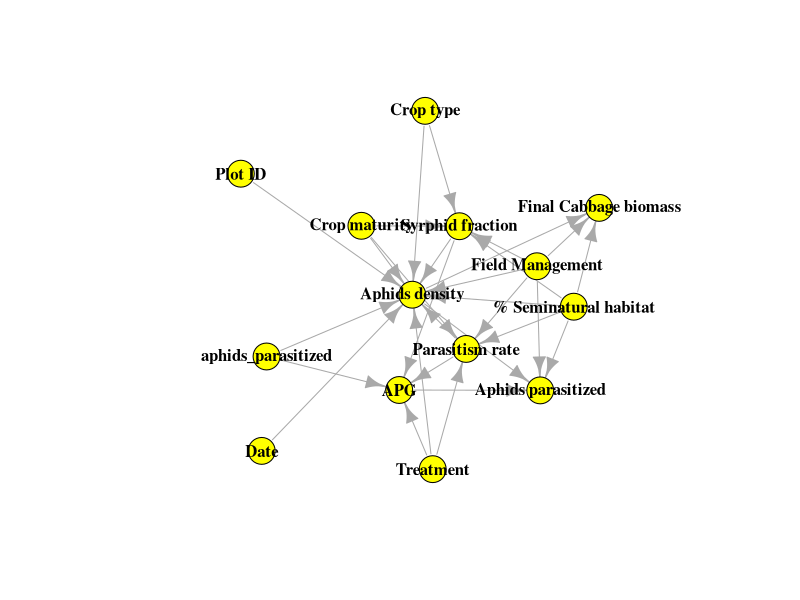
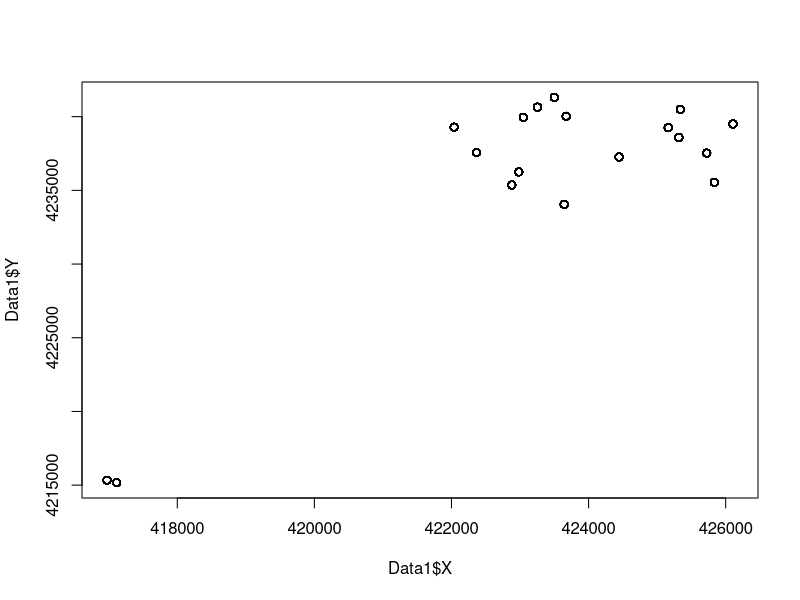
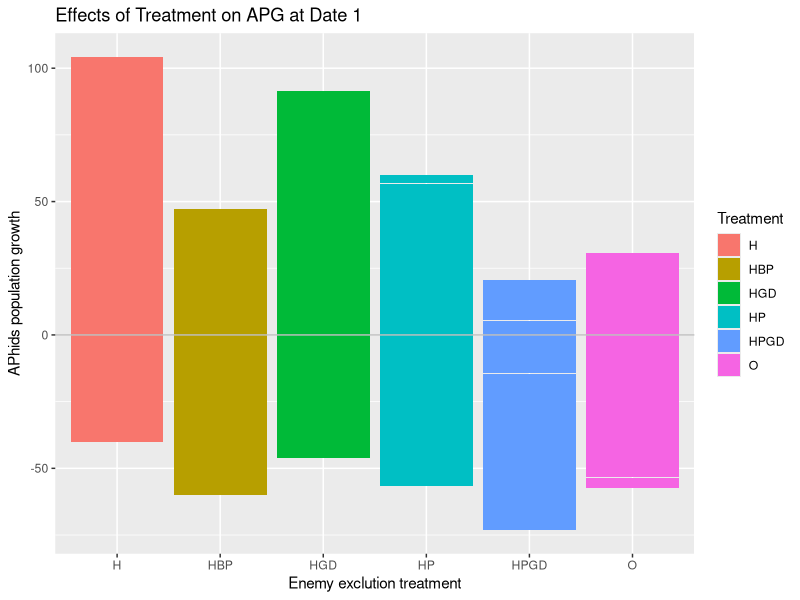
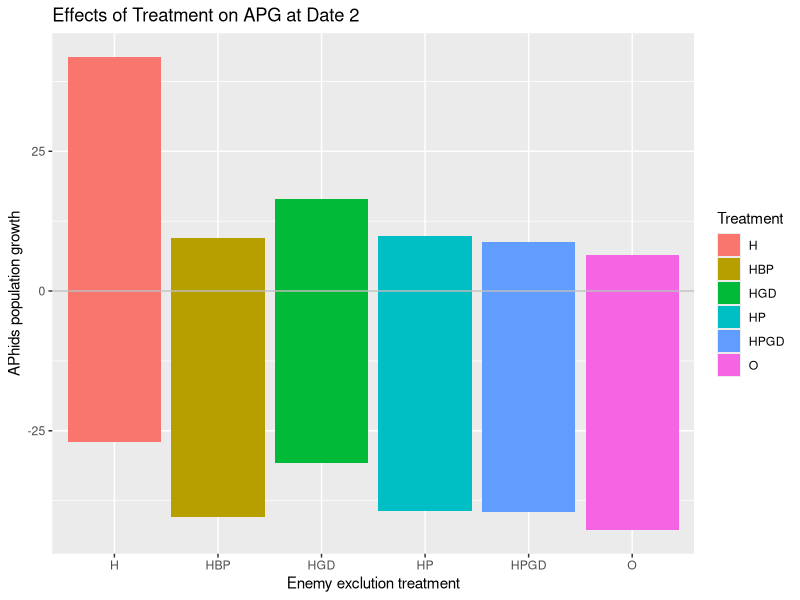
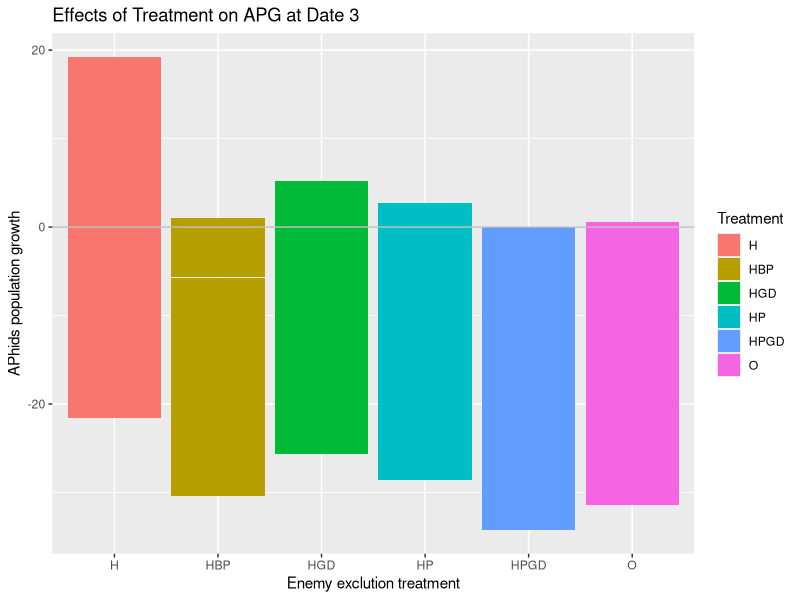
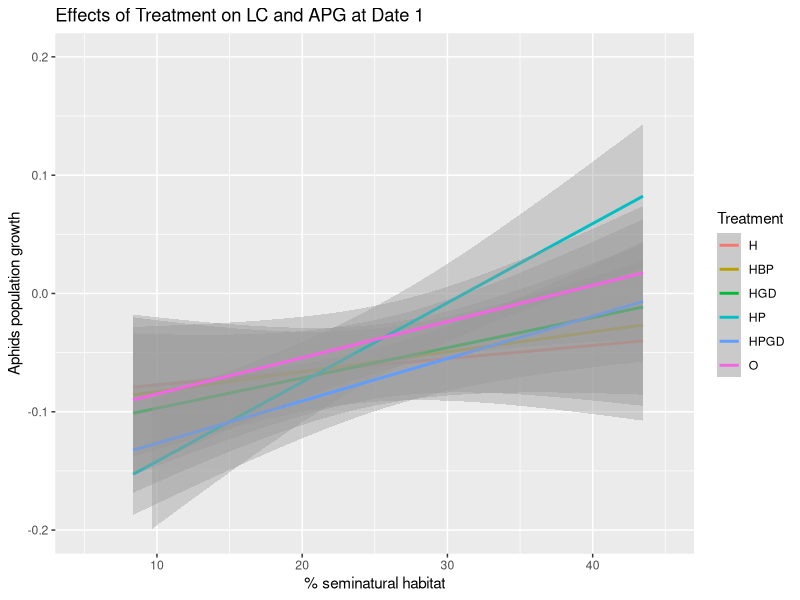
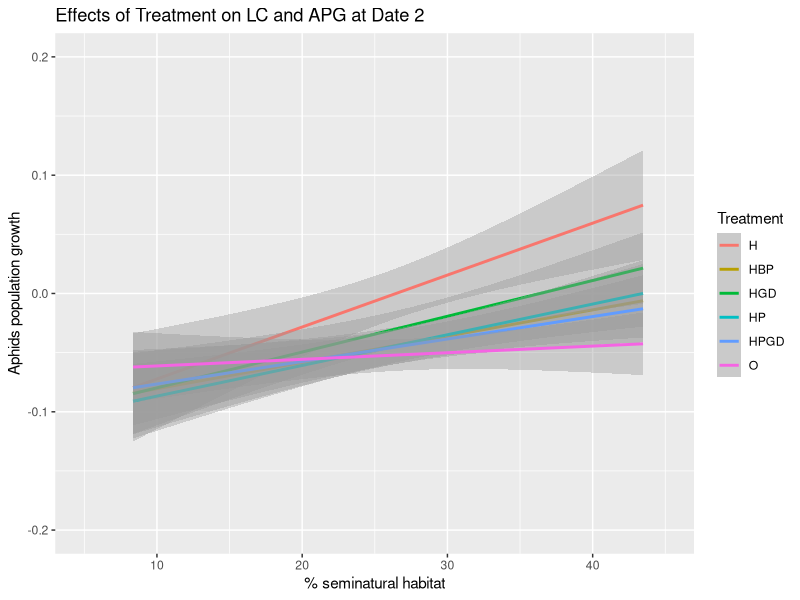
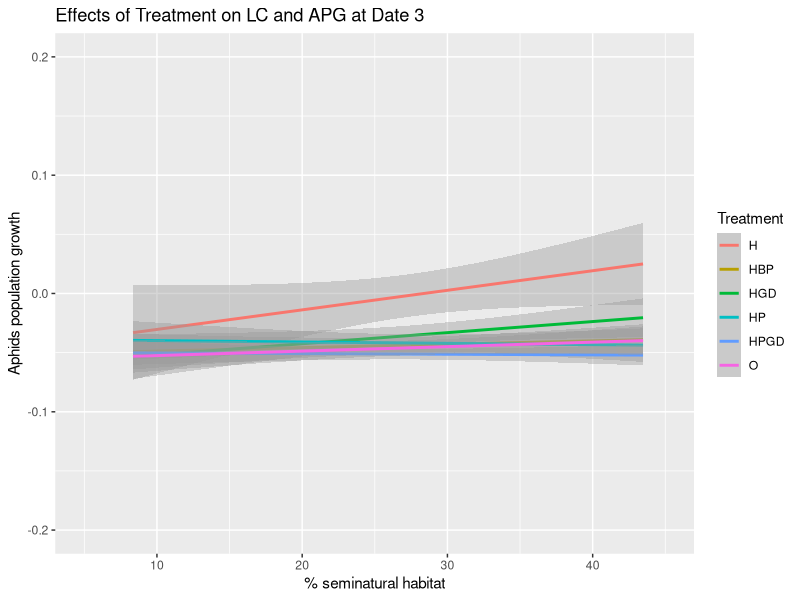

Recreate these plots in R, in order.
## ---- chunk 1
knitr::opts_chunk$set(echo = TRUE)
## install.packages("readxl")
## install.packages("igraph")
## ---- chunk 2
library(readxl)
library(igraph)
links <- read_excel("Relationships between variables.xlsx")
network <- graph_from_data_frame(d = links, directed = T) 
plot(network, vertex.color = "yellow", edge.arrow.size = 1, vertex.label.font = 2, vertex.label.color = "black")
## ---- chunk 3
Data1 <- read.table("Project data.csv", header = TRUE, dec = ",", sep = ";")
plot(Data1$X, Data1$Y)
## ---- chunk 4
#import data file
library(readr)
Data1 <- read.table("Project data.csv", header = TRUE, dec = ",", sep =";")

###dataframe for sampling date1 
DATE1 <- Data1[Data1$Date == "1", ]
DATE1_700 <- subset(DATE1, DATE1$BUFF_DIST == "700")

## ---- chunk 5
#calculate the aphids population growth at date1
logNaphids_D1_bar <- log(DATE1$aphid_live+1) - log(DATE1$aphidsinoculated_init+1) 
APG_D1_bar <- logNaphids_D1_bar/10
#dataframe for seminatural habitat and aphids population growth at date1 
DATE1APG_bar <- data.frame(DATE1,APG_D1_bar)
## ---- chunk 6
#plot
library(ggplot2)
Bar_APGD1 <- ggplot(DATE1APG_bar, aes(x = Treatment, y = APG_D1_bar, fill = Treatment))
Bar_APGD1 <- Bar_APGD1 + geom_bar(stat = "identity")
Bar_APGD1 <- Bar_APGD1 + labs(x= "Enemy exclution treatment", y="APhids population growth", title = "Effects of Treatment on APG at Date 1")
Bar_APGD1 <- Bar_APGD1 + geom_hline(yintercept=0, colour="grey") 
#Bar_APGD1 <- Bar_APGD1 + ylim(-0.1 , 0.15)
plot(Bar_APGD1)
## ---- chunk 7
####dataframe for sampling date2
DATE2 <- Data1[Data1$Date == "2", ]
DATE2_700 <- subset(DATE2, DATE2$BUFF_DIST == "700")

#Bar graph
#calculate the aphids population growth at date1
logNaphids_D2_bar <- log(DATE2$aphid_live+1) - log(DATE2$aphidsinoculated_init+1) 
APG_D2_bar <- logNaphids_D2_bar/20

#dataframe for seminatural habitat and aphids population growth at date1 
DATE2APG_bar <- data.frame(DATE2,APG_D2_bar)

#plot
Bar_APGD2 <- ggplot(DATE2APG_bar, aes(x = Treatment, y = APG_D2_bar, fill = Treatment))
Bar_APGD2 <- Bar_APGD2 + geom_bar(stat = "identity")
Bar_APGD2 <- Bar_APGD2 + labs(x= "Enemy exclution treatment", y="APhids population growth", title = "Effects of Treatment on APG at Date 2")
Bar_APGD2 <- Bar_APGD2 + geom_hline(yintercept=0, colour="grey") 
plot(Bar_APGD2)

## ---- chunk 8
####dataframe for sampling date3
DATE3 <- Data1[Data1$Date == "3", ]
DATE3_700 <- subset(DATE3, DATE3$BUFF_DIST == "700")

#calculate the aphids population growth at date1
logNaphids_D3_bar <- log(DATE3$aphid_live+1) - log(DATE3$aphidsinoculated_init+1) 
APG_D3_bar <- logNaphids_D3_bar/30

#dataframe for seminatural habitat and aphids population growth at date1 
DATE3APG_bar <- data.frame(DATE3,APG_D3_bar)

#plot
Bar_APGD3 <- ggplot(DATE3APG_bar, aes(x = Treatment, y = APG_D3_bar, fill = Treatment))
Bar_APGD3 <- Bar_APGD3 + geom_bar(stat = "identity")
Bar_APGD3 <- Bar_APGD3 + labs(x= "Enemy exclution treatment", y="APhids population growth", title = "Effects of Treatment on APG at Date 3")
Bar_APGD3 <- Bar_APGD3 + geom_hline(yintercept=0, colour="grey") 
plot(Bar_APGD3)


## ---- chunk 9
#calculate the aphids population growth at date1  
logNaphids_D1_line <- log(DATE1_700$aphid_live+1) - log(DATE1_700$aphidsinoculated_init+1) 
APG_D1_line <- logNaphids_D1_line/10 
## ---- chunk 10
#dataframe for seminatural habitat and aphids population growth at date1   
DATE1APG_line <- data.frame(DATE1_700,APG_D1_line)  
## ---- chunk 11
#barplot for % Seminatural habitat and APhid population growth
Line_APGD1 <- ggplot(DATE1APG_line, aes(x = Pt.seminatural, y = APG_D1_line, color = Treatment))
Line_APGD1 <- Line_APGD1 + labs(x= "% seminatural habitat", y="Aphids population growth", title = "Effects of Treatment on LC and APG at Date 1")
Line_APGD1 <- Line_APGD1 + geom_smooth(method = "lm")
Line_APGD1 <- Line_APGD1 +xlim(5,45) +ylim(-0.2 , 0.2)
print(Line_APGD1)
## ---- chunk 12
#calculate the aphids population growth at date1
logNaphids_D2_line <- log(DATE2_700$aphid_live+1) - log(DATE2_700$aphidsinoculated_init+1) 
APG_D2_line <- logNaphids_D2_line/20

#dataframe for seminatural habitat and aphids population growth at date1 
DATE2APG_line <- data.frame(DATE2_700,APG_D2_line)

#barplot for % Seminatural habitat and APhid population growth
Line_APGD2 <- ggplot(DATE2APG_line, aes(x = Pt.seminatural, y = APG_D2_line, color = Treatment))
Line_APGD2 <- Line_APGD2 + labs(x= "% seminatural habitat", y="Aphids population growth", title = "Effects of Treatment on LC and APG at Date 2")
# for scatter plot: use geom_point()
Line_APGD2 <- Line_APGD2 + geom_smooth(method = "lm")
Line_APGD2 <- Line_APGD2 +xlim(5,45) +ylim(-0.2 , 0.2)
print(Line_APGD2)
## ---- chunk 13
#calculate the aphids population growth at date1
logNaphids_D3_line <- log(DATE3_700$aphid_live+1) - log(DATE3_700$aphidsinoculated_init+1) 
APG_D3_line <- logNaphids_D3_line/30

#dataframe for seminatural habitat and aphids population growth at date1 
DATE3APG_line <- data.frame(DATE3_700,APG_D3_line)

#barplot for % Seminatural habitat and APhid population growth
Line_APGD3 <- ggplot(DATE3APG_line, aes(x = Pt.seminatural, y = APG_D3_line, color = Treatment))
Line_APGD3 <- Line_APGD3 + labs(x= "% seminatural habitat", y="Aphids population growth", title = "Effects of Treatment on LC and APG at Date 3")
# for scatter plot: use geom_point()
Line_APGD3 <- Line_APGD3 + geom_smooth(method = "lm")
Line_APGD3 <- Line_APGD3 +xlim(5,45) +ylim(-0.2 , 0.2)
print(Line_APGD3)

## ---- chunk 14
#dataframe for sampling date1 
DATE1 <- Data1[Data1$Date == "1", ]
DATE1_200 <-  subset(DATE1, DATE1$BUFF_DIST == "200")

# parasitism rate 
PR_D1_bar　<- DATE1$aphid_parasitized/(DATE1$aphid_live + DATE1$aphid_parasitized)

#add parasitism rate to the dataframe 
DATE1PR_bar <- data.frame(DATE1,PR_D1_bar)

#plot
Bar_PRD1 <- ggplot(DATE1PR_bar, aes(x = Treatment, y = PR_D1_bar, fill = Treatment))
Bar_PRD1 <- Bar_PRD1 + geom_bar(stat = "identity")
Bar_PRD1 <- Bar_PRD1 + labs(x= "Enemy exclution treatment", y="Parasitism rate", title = "Effects of Treatment on PR at Date 1")
plot(Bar_PRD1)

## ---- chunk 15
# parasitism rate 
PR_D2_bar　<- DATE2$aphid_parasitized/(DATE2$aphid_live + DATE2$aphid_parasitized)

#dataframe including PR
DATE2PR_bar <- data.frame(DATE2,PR_D2_bar)

#plot
Bar_PRD2 <- ggplot(DATE2PR_bar, aes(x = Treatment, y = PR_D2_bar, fill = Treatment))
Bar_PRD2 <- Bar_PRD2 + geom_bar(stat = "identity")
Bar_PRD2 <- Bar_PRD2 + labs(x= "Enemy exclution treatment", y="Parasitism rate", title = "Effects of Treatment on PR at Date 2")
plot(Bar_PRD2)

## ---- chunk 16
# parasitism rate - Treatment
PR_D3_bar　<- DATE3$aphid_parasitized/(DATE3$aphid_live + DATE3$aphid_parasitized)

#dataframe including parasitism rate at date3 
DATE3PR_bar <- data.frame(DATE3,PR_D3_bar)

#plot 
Bar_PRD3 <- ggplot(DATE3PR_bar, aes(x = Treatment, y = PR_D3_bar, fill = Treatment))
Bar_PRD3 <- Bar_PRD3 + geom_bar(stat = "identity")
Bar_PRD3 <- Bar_PRD3 + labs(x= "Enemy exclution treatment", y="Parasitism rate", title = "Effects of Treatment on PR at Date 3")
plot(Bar_PRD3)

## ---- chunk 17
Data1 <- read.table("Project data.csv", header = TRUE, dec = ",", sep =";")
Date_1 <- Data1[Data1$Date == "1", ]
syrphid_fraction <- (Date_1$syrphidl_p /((Date_1$aphid_live)+(Date_1$syrphidl_p)))
Date_1$syrphid_fraction <- syrphid_fraction

Date1buff <- subset(Date_1, BUFF_DIST ==900)

# lm using Date_1
lm1 <- lm(Date1buff$syrphid_fraction ~ Date1buff$Pt.seminatural)

# ggplot using Date1buff
ggplot(Date1buff, aes(x= Pt.seminatural, y= syrphid_fraction, 
                   color = Treatment)) +
  geom_jitter()+
  geom_smooth(method="exp")
## ---- chunk 18
#barplot using Date_1
G1 <- ggplot(Date_1, aes(x= Treatment, y= syrphid_fraction, fill = Treatment))+
  geom_bar(stat="identity")+
  labs(x="Treatment", y="Syrphid fraction", title="Effect of NE treatment on syrphid fraction at Date 1")
print(G1)
## ---- chunk 19
# lm using Date_2
Date_2 <- Data1[Data1$Date == "2", ]
syrphid_fraction <- (Date_2$syrphidl_p /((Date_2$aphid_live)+(Date_2$syrphidl_p)))
Date_2$syrphid_fraction <- syrphid_fraction

Date2buff <- subset(Date_2, BUFF_DIST ==900)

lm1 <- lm(Date_2$syrphid_fraction ~ Date_2$Pt.seminatural)

# ggplot using Date2buff
ggplot(Date2buff, aes(x= Pt.seminatural, y= syrphid_fraction, 
                      color = Treatment)) +
  geom_jitter()+
  geom_smooth(method="exp")
## ---- chunk 20
#barplot using Date_2
G1 <- ggplot(Date_2, aes(x= Treatment, y= syrphid_fraction, fill = Treatment))+
  geom_bar(stat="identity")+
  labs(x="Treatment", y="Syrphid fraction", title="Effect of NE treatment on syrphid fraction at Date 2")
print(G1)

## ---- chunk 21
Date_3 <- Data1[Data1$Date == "3", ]
syrphid_fraction <- (Date_3$syrphidl_p /((Date_3$aphid_live)+(Date_3$syrphidl_p)))
Date_3$syrphid_fraction <- syrphid_fraction

Date3buff <- subset(Date_3, BUFF_DIST ==900)


# lm using Date_3
lm1 <- lm(Date_3$syrphid_fraction ~ Date_3$Pt.seminatural)

# ggplot using Date3buff
ggplot(Date3buff, aes(x= Pt.seminatural, y= syrphid_fraction, 
                      color = Treatment)) +
  geom_jitter()+
  geom_smooth(method="exp")
## ---- chunk 22
#barplot using Date_3
G1 <- ggplot(Date_3, aes(x= Treatment, y= syrphid_fraction, fill = Treatment))+
  geom_bar(stat="identity")+
  labs(x="Treatment", y="Syrphid fraction", title="Effect of NE treatment on syrphid fraction at Date 3")
print(G1)

# one inconsistency: second highest number should not be HPGD, but HGD according to the article. 
